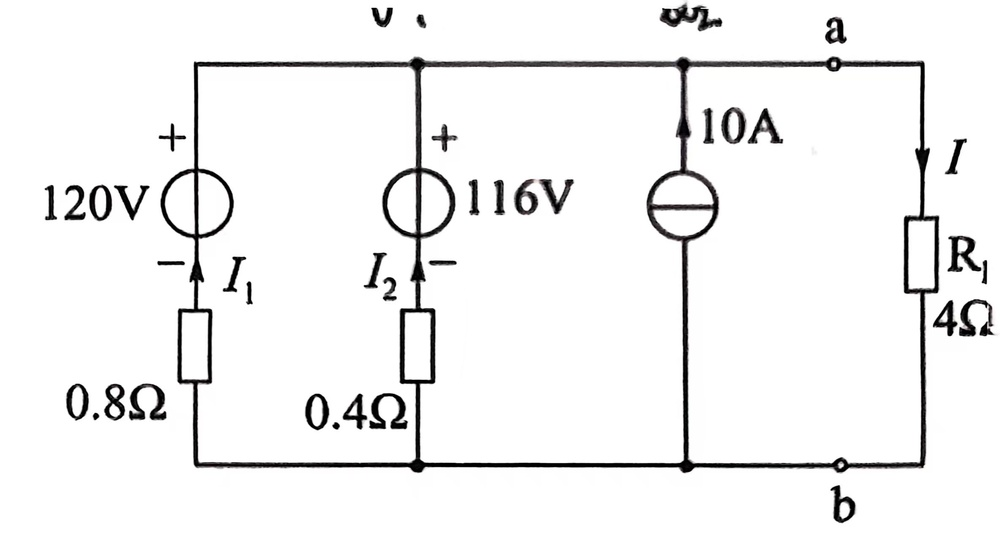
#> input picture assignment/circuit1.jpg, 1000 x 541 px, shrunk from 2367 x 1280 before the run
$ python -i generate_binary_circuit_with_component_removal.py   (imports and definitions only)
#> lines starting #> are read from the running program, lines starting #| are printed output that depends on the picture; after the words box and inside, x2 and y2 are one past the last pixel; in counts of white or black regions, pixels touching at a corner belong together
import cv2
import numpy as np
import os
from detect_circuit_combined_models import detect_circuit_combined_models
import math


def generate_binary_circuit_with_component_removal(image_path, output_path=None, radius=65,
                                                   standard_model_path=None, pose_model_path=None):
    """
    生成已移除元件区域的电路线路二值图像。

    参数：
    - image_path：输入图像路径
    - output_path：保存二值输出的路径
    - radius：端点连接半径
    - standard_model_path：标准 YOLO 模型路径
    - pose_model_path：YOLO-pose 模型路径

    返回：
    - binary_image：电路原始二值图像
    - connected_image：包含连接线的二值图像
    - components_image：显示检测到的元件的图像
    - final_image：移除元件后的二值图像
    -detected_components：检测到的元件数据字典
    """
#> called with image_path = 'circuit1.jpg', radius = 65
    img = cv2.imread(image_path)
#> img is the input picture: shape (541, 1000, 3); mean B, G, R 241, 241, 241.1
    if img is None:
        raise ValueError(f"Could not load image from {image_path}")

    # 得到图像维度
    h, w = img.shape[:2]

    # 图像预处理
    gray = cv2.cvtColor(img, cv2.COLOR_BGR2GRAY)
    blurred = cv2.GaussianBlur(gray, (5, 5), 0)
    edges = cv2.Canny(blurred, 50, 150, apertureSize=3)  # 边缘检测
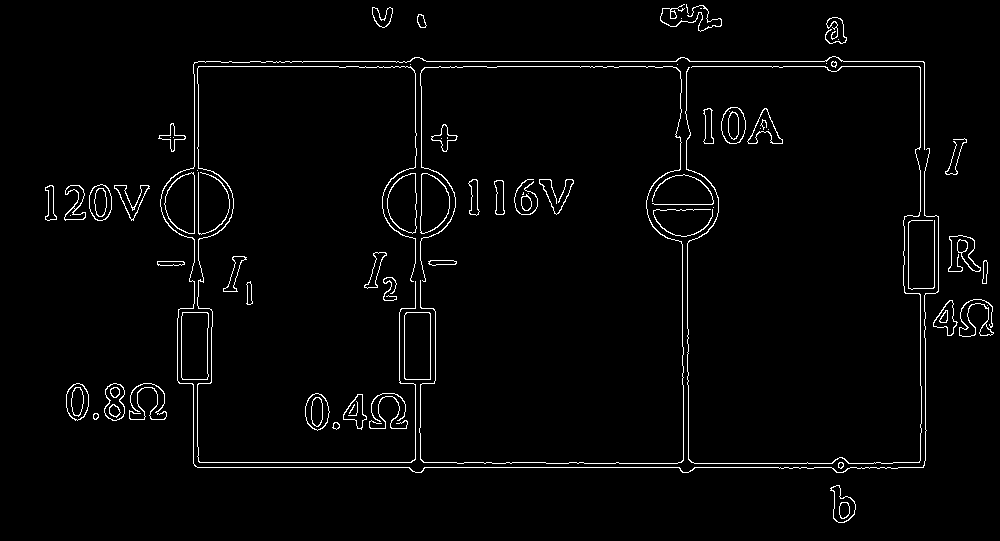
#> edges: shape (541, 1000); 2.5% white in thin lines or dots

    # 获取原始霍夫线
    min_line_length = 50
    max_line_gap = 50
    lines = cv2.HoughLinesP(edges, 1, np.pi / 180, 50,
                            minLineLength=min_line_length,
                            maxLineGap=max_line_gap)
#> lines = 71 rows, first 6: [197, 467, 923, 467], [193, 66, 924, 66], [198, 61, 923, 61], [193, 462, 618, 462], [457, 463, 924, 463], [415, 312, 415, 57]

    if lines is None or len(lines) == 0:
        print("图片中没有线。")
        return np.zeros((h, w), dtype=np.uint8), np.zeros((h, w), dtype=np.uint8), img, np.zeros((h, w),
                                                                                                 dtype=np.uint8), {}

    # 用这些检测到的线创建一个图像
    binary_image = np.zeros((h, w), dtype=np.uint8)
    for line in lines:
        x1, y1, x2, y2 = line[0]
        cv2.line(binary_image, (x1, y1), (x2, y2), 255, 1)
#> this loop made 71 passes
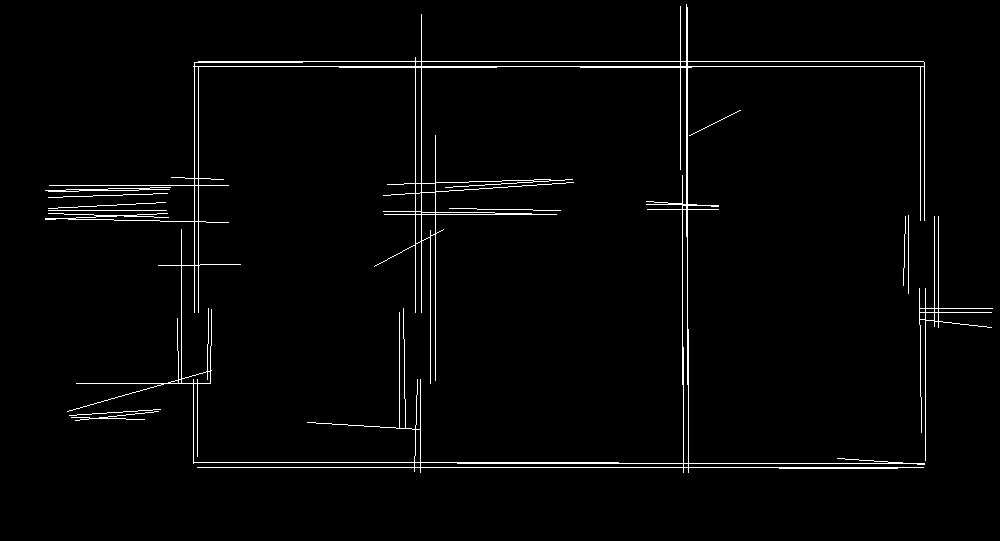
#> binary_image: shape (541, 1000); 2.2% white in thin lines or dots, all inside (x1, y1, x2, y2) = (45, 4, 993, 473)

    # 保存初始二进制图像
    cv2.imwrite("original_binary.png", binary_image)

    # 提取这些线的端点
    endpoints = []
    for line in lines:
        x1, y1, x2, y2 = line[0]
        endpoints.append((x1, y1))
        endpoints.append((x2, y2))
#> after the loop, endpoints = 142 pairs, first value 45 to 992, second value 4 to 472

    print(f"使用固定的精细化半径： {radius}")

    # 创建连通的二进制图像
    connected_image = create_connected_binary(binary_image, endpoints, radius)
    cv2.imwrite("connected_binary.png", connected_image)

    # 清理连接的图像
    cleaned_image = clean_binary_image(connected_image)
    cv2.imwrite("cleaned_binary.png", cleaned_image)

    # 确认模型路径存在
    if standard_model_path and pose_model_path and os.path.exists(standard_model_path) and os.path.exists(
            pose_model_path):
        try:
            print("使用 YOLO 模型检测组件...")
            detected_components, _ = detect_circuit_combined_models(standard_model_path, pose_model_path, image_path)
        except Exception as e:
            print(f"组件检测错误： {str(e)}")
            detected_components = {}
    else:
        print("未提供或未找到 YOLO 模型路径，跳过组件检测。")
        detected_components = {}

    # 创建原件可视化
    components_image = img.copy()
    component_mask = np.zeros((h, w), dtype=np.uint8)

    for comp_id, comp_data in detected_components.items():
        x1, y1, x2, y2 = comp_data['box']

        color = (0, 255, 0) if comp_data['model'] == 'standard' else (0, 0, 255)
        cv2.rectangle(components_image, (x1, y1), (x2, y2), color, 2)

        label = f"{comp_data['class_name']} ({comp_id})"
        cv2.putText(components_image, label, (x1, y1 - 10), cv2.FONT_HERSHEY_SIMPLEX,
                    0.5, color, 2)

        if comp_data['direction']:
            start_pt = comp_data['direction']['start']
            end_pt = comp_data['direction']['end']
            cv2.arrowedLine(components_image, start_pt, end_pt, (255, 0, 255), 2)

        cv2.rectangle(component_mask, (x1, y1), (x2, y2), 255, -1)

    cv2.imwrite("detected_components.png", components_image)
    cv2.imwrite("component_mask.png", component_mask)

    final_image = cleaned_image.copy()
    final_image[component_mask > 0] = 0

    # 保存最终图片
    if output_path:
        cv2.imwrite(output_path, final_image)

    # 创建增强版本来展示
    enhanced_binary = enhance_binary_image(binary_image)
    enhanced_connected = enhance_binary_image(cleaned_image)
    enhanced_final = enhance_binary_image(final_image)

    # 保存增强版本
    cv2.imwrite("enhanced_binary.png", enhanced_binary)
    cv2.imwrite("enhanced_connected.png", enhanced_connected)
    cv2.imwrite("enhanced_final.png", enhanced_final)

    return binary_image, cleaned_image, components_image, final_image, detected_components


def create_connected_binary(binary_image, endpoints, radius):
    """创建具有连接端点的二进制图像"""
#> called with radius = 65
    h, w = binary_image.shape[:2]
    result = binary_image.copy()

    # 创建基本端点可视化（可选，用于调试）
    endpoint_viz = np.zeros((h, w), dtype=np.uint8)
    for x, y in endpoints:
        cv2.circle(endpoint_viz, (x, y), 2, 255, -1)
#> this loop made 142 passes
#> (x, y) on passes 1 to 8: (197, 467), (923, 467), (193, 66), (924, 66), (198, 61), (923, 61), (193, 462), (618, 462)
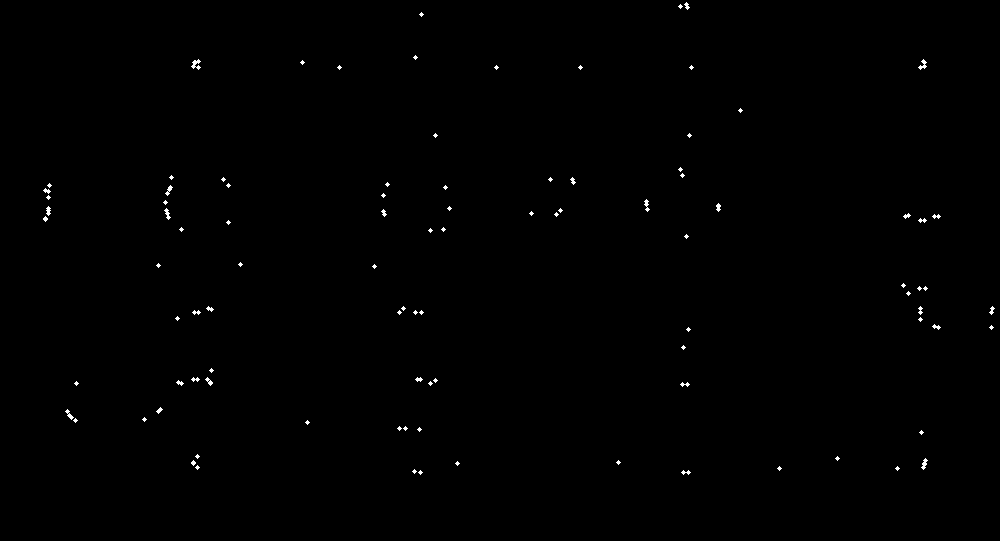
#> endpoint_viz: shape (541, 1000); 0.32% white in thin lines or dots, all inside (x1, y1, x2, y2) = (43, 2, 995, 475)

    cv2.imwrite("endpoints_viz.png", endpoint_viz)

    # 查找半径内的连接
    for i in range(len(endpoints)):
        x1, y1 = endpoints[i]
        for j in range(i + 1, len(endpoints)):
            x2, y2 = endpoints[j]
            # 检查端点是否属于不同的线段
            if (i // 2) != (j // 2):  # 不同线段
                # 计算距离
                dist = math.sqrt((x2 - x1) ** 2 + (y2 - y1) ** 2)
                if dist <= radius:
                    # 画一条线连接这些端点
                    cv2.line(result, (x1, y1), (x2, y2), 255, 1)
#> this loop made 142 passes
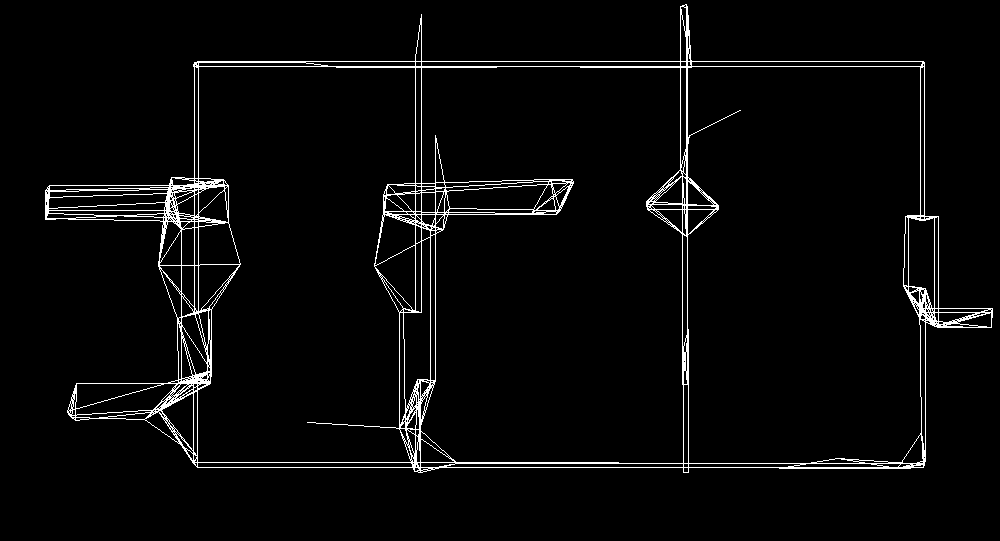
#> result: shape (541, 1000); 3.3% white in thin lines or dots, all inside (x1, y1, x2, y2) = (45, 4, 993, 473)

    return result


def clean_binary_image(binary_image, min_line_length=15):
    """通过去除孤立的小线段清理二值图像"""
#> called with min_line_length = 15
    """
        清理二值图像中孤立的小线段或噪声，保留满足最小长度要求的线段。
        通过检测图像中的轮廓，计算每个轮廓的近似长度，并滤除长度小于设定阈值的轮廓，最终生成干净的二值图像。
    """
    # 查找所有轮廓
    contours, _ = cv2.findContours(binary_image, cv2.RETR_LIST, cv2.CHAIN_APPROX_SIMPLE)
#> contours = 771 contours, 569 with area under 20; largest, box (x1, y1, x2, y2) and area: (45, 4, 993, 473) 314585, (420, 66, 684, 464) 93428, (687, 66, 922, 464) 89438, (197, 66, 416, 463) 74518, (403, 237, 431, 409) 2643
    cleaned = np.zeros_like(binary_image)

    for contour in contours:
        # 近似轮廓
        epsilon = 0.01 * cv2.arcLength(contour, True)
        approx = cv2.approxPolyDP(contour, epsilon, False)

        # 计算轮廓的总长度
        total_length = 0
        for i in range(len(approx) - 1):
            x1, y1 = approx[i][0]
            x2, y2 = approx[i + 1][0]
            total_length += math.sqrt((x2 - x1) ** 2 + (y2 - y1) ** 2)

        # 仅保留长度大于最小长度的轮廓
        if total_length >= min_line_length:
            cv2.drawContours(cleaned, [contour], 0, 255, 1)
#> this loop made 771 passes
#> epsilon on passes 1 to 3: 0.0766, 0.0766, 0.117
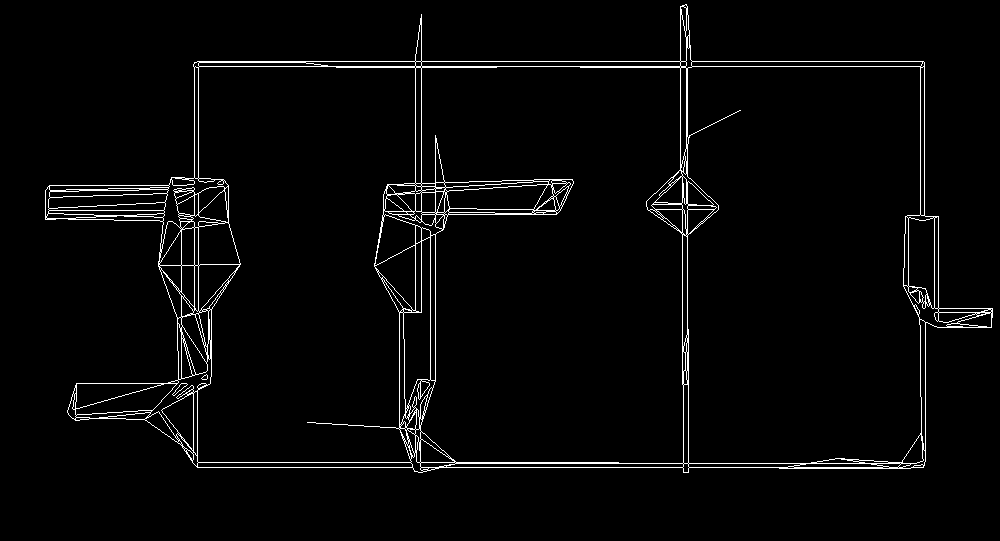
#> cleaned: shape (541, 1000); 2.8% white in thin lines or dots, all inside (x1, y1, x2, y2) = (45, 4, 993, 473)

    return cleaned


def enhance_binary_image(binary_image):
    """增强二值图像，使线条更加清晰"""
    """
        使用形态学膨胀操作增强二值图像中线条的可见性。
        此操作会扩展图像中的白色区域（前景），填充细小的断点或间隙，
        使线条更粗、更连续，从而在视觉上更清晰。
        此功能适用于需要提升二值图像可视化效果的场景，
        例如显示或初步预处理。
    """
    # 为了显示目的，创建一个稍微扩大的版本
    kernel = np.ones((3, 3), np.uint8)
    enhanced = cv2.dilate(binary_image, kernel, iterations=1)
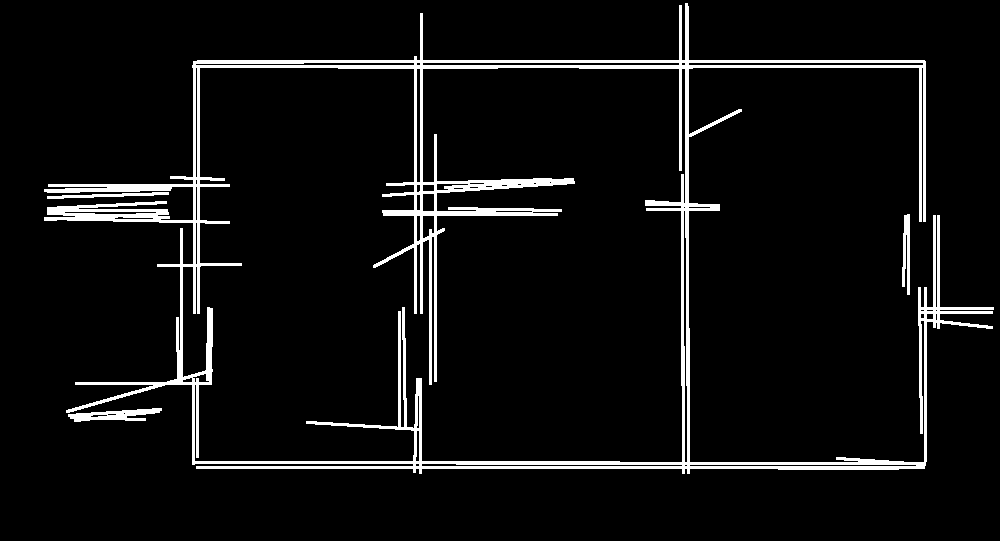
#> enhanced: shape (541, 1000); 6% white; 4 white regions, box (x1, y1, x2, y2) and area: (44, 3, 994, 474) 30974, (68, 408, 162, 422) 701, (902, 214, 910, 295) 463, (47, 192, 169, 199) 374

    return enhanced

>>> result = generate_binary_circuit_with_component_removal('circuit1.jpg')
#> in enhance_binary_image (call 2), `enhanced = cv2.dilate(binary_image, kernel, iterations=1)`:
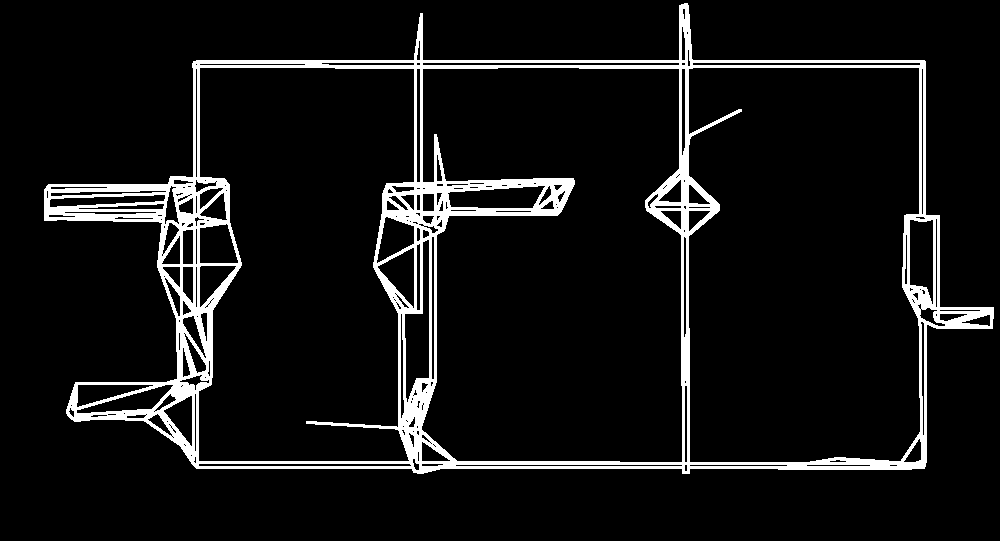
#> enhanced: shape (541, 1000); 8% white; 1 white region, box (x1, y1, x2, y2) and area: (44, 3, 994, 474) 43177

$ run again, on assignment/circuit2.jpg
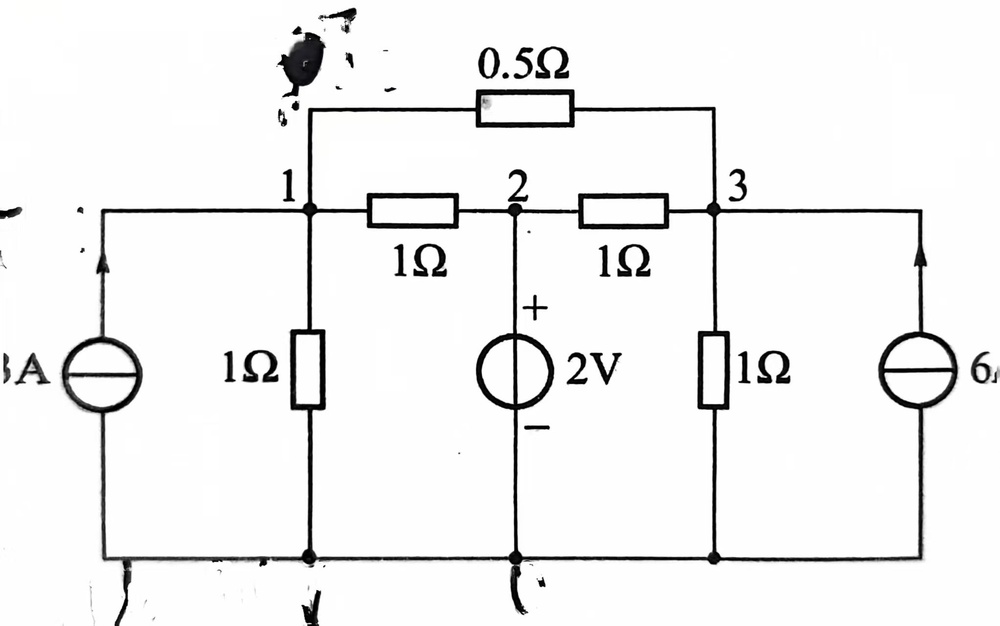
#> input picture assignment/circuit2.jpg, 1000 x 626 px, shrunk from 2045 x 1280 before the run
#> in generate_binary_circuit_with_component_removal, img is the input picture: shape (626, 1000, 3); mean B, G, R 240.5, 240.5, 240.5
#> edges: shape (626, 1000); 2.4% white in thin lines or dots
#> lines = 105 rows, first 6: [103, 560, 730, 560], [101, 556, 721, 556], [663, 212, 922, 212], [663, 209, 921, 209], [712, 336, 712, 106], [513, 602, 513, 89]
#> the loop in generate_binary_circuit_with_component_removal, `for line in lines:` made 105 passes
#> after the loop in generate_binary_circuit_with_component_removal, `for line in lines:`: endpoints = 210 pairs, first value 3 to 999, second value 32 to 624
#> the loop in create_connected_binary, `for x, y in endpoints:` made 210 passes
#> (x, y) on passes 1 to 3: (103, 560), (730, 560), (101, 556)
#> the loop in create_connected_binary, `for i in range(len(endpoints)):` made 210 passes
#> after the loop in create_connected_binary, `for i in range(len(endpoints)):`:
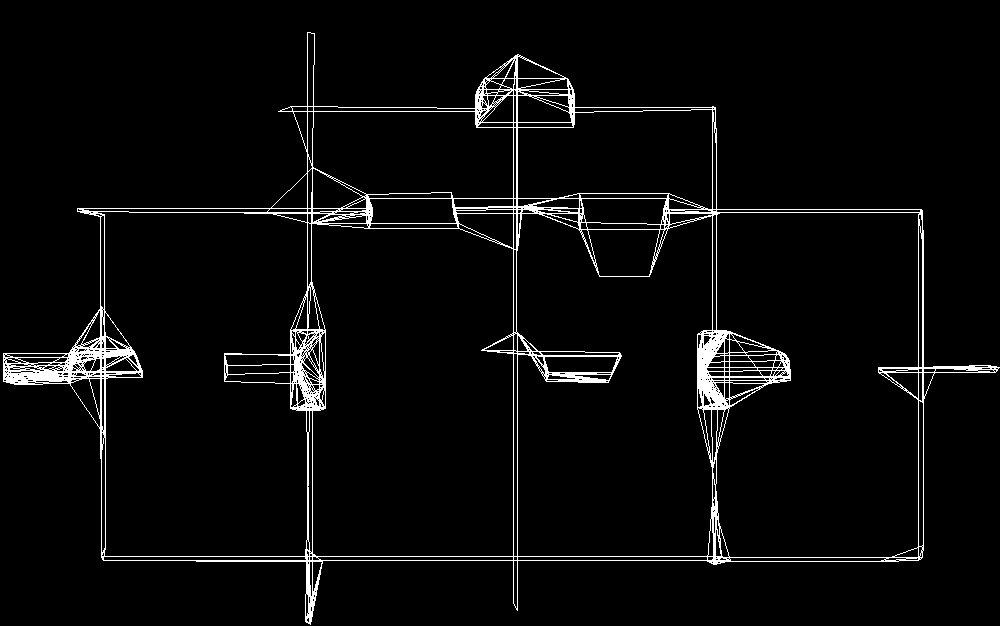
#> result: shape (626, 1000); 3.9% white in thin lines or dots
#> contours = 953 contours, 672 with area under 20; largest, box (x1, y1, x2, y2) and area: (3, 32, 1000, 625) 342227, (715, 212, 920, 558) 64350, (97, 211, 308, 557) 64343, (311, 223, 514, 557) 63891, (516, 213, 713, 557) 57184
#> the loop in clean_binary_image, `for contour in contours:` made 953 passes
#> epsilon on passes 1, 3, 4: 0.125, 0.117, 0.0766
#> enhanced: shape (626, 1000); 6.2% white; 15 white regions, largest, box (x1, y1, x2, y2) and area: (2, 31, 1000, 626) 30718, (696, 329, 792, 411) 2905, (223, 328, 327, 412) 1920
#> in enhance_binary_image (call 2), `enhanced = cv2.dilate(binary_image, kernel, iterations=1)`:
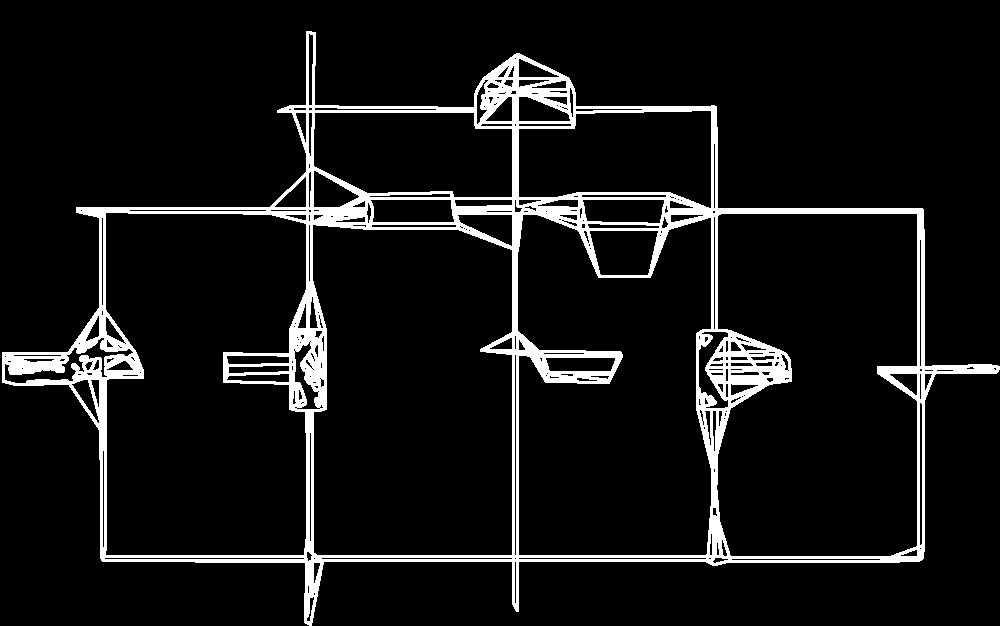
#> enhanced: shape (626, 1000); 8.2% white; 1 white region, box (x1, y1, x2, y2) and area: (2, 31, 1000, 626) 51218
